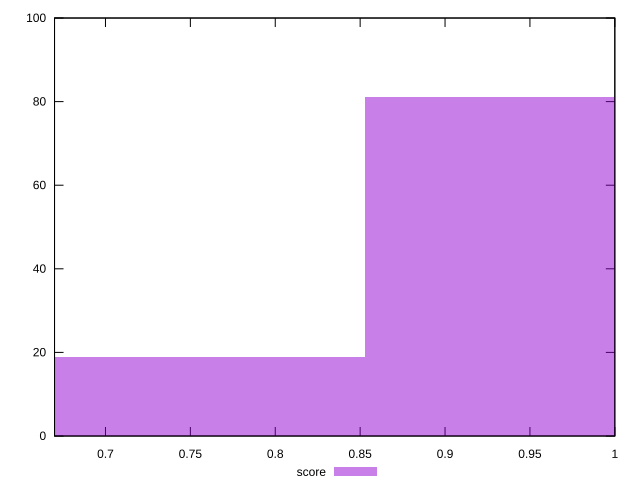

Generate this figure with gnuplot:
reset

$score <<EOF
0.7578636766534793 19
0.9473295958168492 81
EOF

set key outside below
set boxwidth 0.18946591916336983
set xrange [0.67:1]
set yrange [0:100]
set trange [0:100]
set style fill transparent solid 0.5 noborder
set terminal svg size 640, 490 enhanced background rgb 'white'
set output "report_00017_2021-02-10T15-08-03.406Z/uses-http2/samples/pages/score/histogram.svg"

plot $score title "score" with boxes

reset
